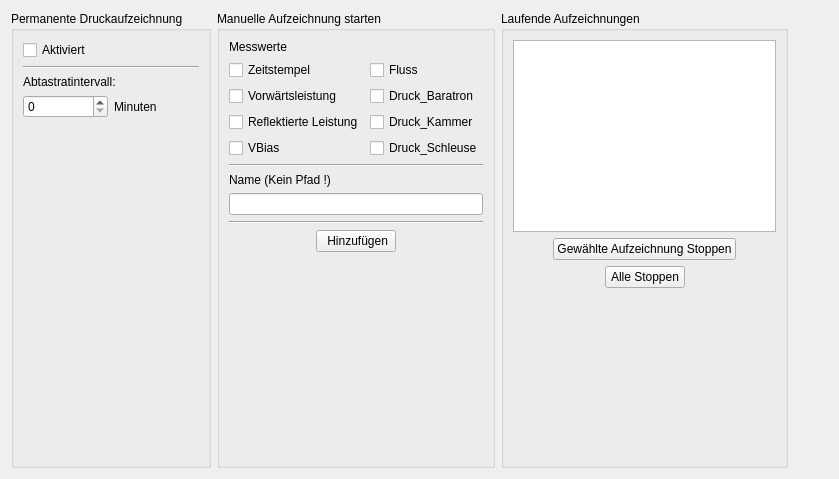
           <widget class="QWidget" name="tabLogging">
            <attribute name="title">
             <string>Messwerterfassung</string>
            </attribute>
            <layout class="QHBoxLayout" name="horizontalLayout_47">
             <item>
              <widget class="QGroupBox" name="groupBox_26">
               <property name="title">
                <string>Permanente Druckaufzeichnung</string>
               </property>
               <layout class="QVBoxLayout" name="verticalLayout_42">
                <item>
                 <widget class="QCheckBox" name="checkBoxPermanentPressureLogging">
                  <property name="text">
                   <string>Aktiviert</string>
                  </property>
                 </widget>
                </item>
                <item>
                 <widget class="Line" name="line">
                  <property name="orientation">
                   <enum>Qt::Horizontal</enum>
                  </property>
                 </widget>
                </item>
                <item>
                 <widget class="QLabel" name="label_39">
                  <property name="text">
                   <string>Abtastratintervall:</string>
                  </property>
                 </widget>
                </item>
                <item>
                 <layout class="QHBoxLayout" name="horizontalLayout_48">
                  <item>
                   <widget class="QSpinBox" name="spinBoxPermanentPressureLogging">
                    <property name="maximum">
                     <number>60</number>
                    </property>
                   </widget>
                  </item>
                  <item>
                   <widget class="QLabel" name="label_37">
                    <property name="text">
                     <string>Minuten</string>
                    </property>
                   </widget>
                  </item>
                 </layout>
                </item>
                <item>
                 <spacer name="verticalSpacer">
                  <property name="orientation">
                   <enum>Qt::Vertical</enum>
                  </property>
                  <property name="sizeHint" stdset="0">
                   <size>
                    <width>20</width>
                    <height>40</height>
                   </size>
                  </property>
                 </spacer>
                </item>
               </layout>
              </widget>
             </item>
             <item>
              <widget class="QGroupBox" name="groupBox_27">
               <property name="title">
                <string>Manuelle Aufzeichnung starten</string>
               </property>
               <layout class="QVBoxLayout" name="verticalLayout_43">
                <item>
                 <widget class="QLabel" name="label_40">
                  <property name="text">
                   <string>Messwerte</string>
                  </property>
                 </widget>
                </item>
                <item>
                 <layout class="QHBoxLayout" name="horizontalLayout_49">
                  <item>
                   <layout class="QVBoxLayout" name="verticalLayout_46">
                    <item>
                     <widget class="QCheckBox" name="checkBoxLoggingTimeStamp">
                      <property name="text">
                       <string>Zeitstempel</string>
                      </property>
                     </widget>
                    </item>
                    <item>
                     <widget class="QCheckBox" name="checkBoxLoggingForwardPower">
                      <property name="text">
                       <string>Vorwärtsleistung</string>
                      </property>
                     </widget>
                    </item>
                    <item>
                     <widget class="QCheckBox" name="checkBoxLoggingReflectedPower">
                      <property name="text">
                       <string>Reflektierte Leistung</string>
                      </property>
                     </widget>
                    </item>
                    <item>
                     <widget class="QCheckBox" name="checkBoxLoggingVBias">
                      <property name="text">
                       <string>VBias</string>
                      </property>
                     </widget>
                    </item>
                   </layout>
                  </item>
                  <item>
                   <layout class="QVBoxLayout" name="verticalLayout_45">
                    <item>
                     <widget class="QCheckBox" name="checkBoxLoggingFlux">
                      <property name="text">
                       <string>Fluss</string>
                      </property>
                     </widget>
                    </item>
                    <item>
                     <widget class="QCheckBox" name="checkBoxLoggingBaratron">
                      <property name="text">
                       <string>Druck_Baratron</string>
                      </property>
                     </widget>
                    </item>
                    <item>
                     <widget class="QCheckBox" name="checkBoxLoggingPirani">
                      <property name="text">
                       <string>Druck_Kammer</string>
                      </property>
                     </widget>
                    </item>
                    <item>
                     <widget class="QCheckBox" name="checkBoxLoggingLockPressure">
                      <property name="text">
                       <string>Druck_Schleuse</string>
                      </property>
                     </widget>
                    </item>
                   </layout>
                  </item>
                 </layout>
                </item>
                <item>
                 <widget class="Line" name="line_26">
                  <property name="orientation">
                   <enum>Qt::Horizontal</enum>
                  </property>
                 </widget>
                </item>
                <item>
                 <widget class="QLabel" name="label_41">
                  <property name="text">
                   <string>Name (Kein Pfad !)</string>
                  </property>
                 </widget>
                </item>
                <item>
                 <widget class="QLineEdit" name="lineEditLoggingName"/>
                </item>
                <item>
                 <widget class="Line" name="line_28">
                  <property name="orientation">
                   <enum>Qt::Horizontal</enum>
                  </property>
                 </widget>
                </item>
                <item>
                 <layout class="QHBoxLayout" name="horizontalLayout_50">
                  <item>
                   <spacer name="horizontalSpacer_6">
                    <property name="orientation">
                     <enum>Qt::Horizontal</enum>
                    </property>
                    <property name="sizeHint" stdset="0">
                     <size>
                      <width>40</width>
                      <height>20</height>
                     </size>
                    </property>
                   </spacer>
                  </item>
                  <item>
                   <widget class="QPushButton" name="pushButtonAddNewLogFile">
                    <property name="text">
                     <string> Hinzufügen</string>
                    </property>
                   </widget>
                  </item>
                  <item>
                   <spacer name="horizontalSpacer_7">
                    <property name="orientation">
                     <enum>Qt::Horizontal</enum>
                    </property>
                    <property name="sizeHint" stdset="0">
                     <size>
                      <width>40</width>
                      <height>20</height>
                     </size>
                    </property>
                   </spacer>
                  </item>
                 </layout>
                </item>
                <item>
                 <spacer name="verticalSpacer_37">
                  <property name="orientation">
                   <enum>Qt::Vertical</enum>
                  </property>
                  <property name="sizeHint" stdset="0">
                   <size>
                    <width>20</width>
                    <height>203</height>
                   </size>
                  </property>
                 </spacer>
                </item>
               </layout>
              </widget>
             </item>
             <item>
              <widget class="QGroupBox" name="groupBox_28">
               <property name="title">
                <string>Laufende Aufzeichnungen</string>
               </property>
               <layout class="QVBoxLayout" name="verticalLayout_47">
                <item>
                 <widget class="QListWidget" name="listWidgetLogFiles">
                  <property name="editTriggers">
                   <set>QAbstractItemView::NoEditTriggers</set>
                  </property>
                  <property name="showDropIndicator" stdset="0">
                   <bool>false</bool>
                  </property>
                 </widget>
                </item>
                <item>
                 <layout class="QHBoxLayout" name="horizontalLayout_62">
                  <item>
                   <spacer name="horizontalSpacer_14">
                    <property name="orientation">
                     <enum>Qt::Horizontal</enum>
                    </property>
                    <property name="sizeHint" stdset="0">
                     <size>
                      <width>40</width>
                      <height>20</height>
                     </size>
                    </property>
                   </spacer>
                  </item>
                  <item>
                   <widget class="QPushButton" name="pushButtonStopSelectedLogFile">
                    <property name="text">
                     <string>Gewählte Aufzeichnung Stoppen</string>
                    </property>
                   </widget>
                  </item>
                  <item>
                   <spacer name="horizontalSpacer_39">
                    <property name="orientation">
                     <enum>Qt::Horizontal</enum>
                    </property>
                    <property name="sizeHint" stdset="0">
                     <size>
                      <width>40</width>
                      <height>20</height>
                     </size>
                    </property>
                   </spacer>
                  </item>
                 </layout>
                </item>
                <item>
                 <layout class="QHBoxLayout" name="horizontalLayout_63">
                  <item>
                   <spacer name="horizontalSpacer_40">
                    <property name="orientation">
                     <enum>Qt::Horizontal</enum>
                    </property>
                    <property name="sizeHint" stdset="0">
                     <size>
                      <width>40</width>
                      <height>20</height>
                     </size>
                    </property>
                   </spacer>
                  </item>
                  <item>
                   <widget class="QPushButton" name="pushButtonStopAllLogFiles">
                    <property name="text">
                     <string>Alle Stoppen</string>
                    </property>
                   </widget>
                  </item>
                  <item>
                   <spacer name="horizontalSpacer_42">
                    <property name="orientation">
                     <enum>Qt::Horizontal</enum>
                    </property>
                    <property name="sizeHint" stdset="0">
                     <size>
                      <width>40</width>
                      <height>20</height>
                     </size>
                    </property>
                   </spacer>
                  </item>
                 </layout>
                </item>
                <item>
                 <spacer name="verticalSpacer_38">
                  <property name="orientation">
                   <enum>Qt::Vertical</enum>
                  </property>
                  <property name="sizeHint" stdset="0">
                   <size>
                    <width>20</width>
                    <height>168</height>
                   </size>
                  </property>
                 </spacer>
                </item>
               </layout>
              </widget>
             </item>
             <item>
              <spacer name="horizontalSpacer_5">
               <property name="orientation">
                <enum>Qt::Horizontal</enum>
               </property>
               <property name="sizeHint" stdset="0">
                <size>
                 <width>40</width>
                 <height>20</height>
                </size>
               </property>
              </spacer>
             </item>
            </layout>
           </widget>
